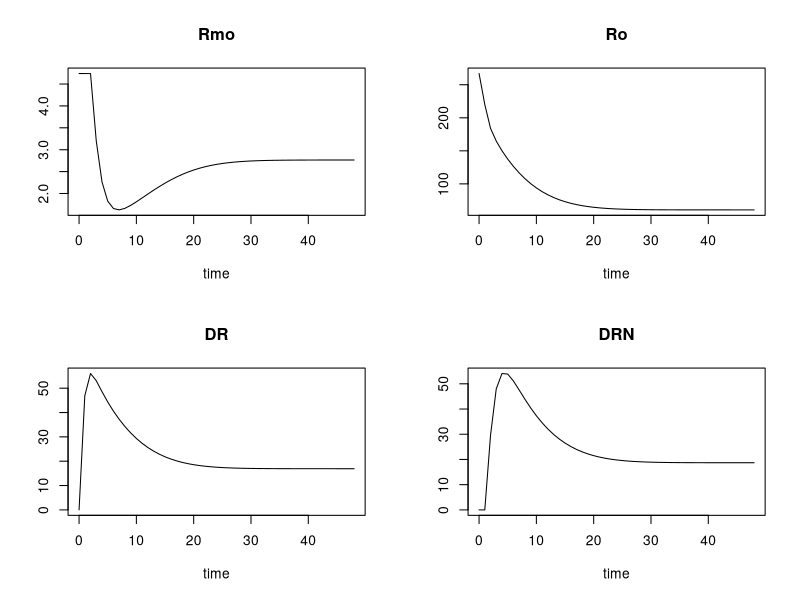

Generate this figure with R:
## ---- chunk 1
library("deSolve")

D <- (20 * 1000)/374.471
parameters <- c(Ks_rm = 2.90, ic50_rm = 26.2, Kon = 0.00329, Kt = 0.63, Kre = 0.57, Rf = 0.49, Kd_R = 0.0572, Kd_Rm = 0.612, Ks_r = 3.22, D = D)
state <- c(Rmo = 4.74, Ro = 267, DR = 0, DRN = 0)
times <- seq(0, 48,  by = 1)

Grd_model <- function(t, y, parms){
  with(as.list(c(parms, y)),{
    Rmo.delta <- Ks_rm * (1-(DRN / (ic50_rm + DRN)))- Kd_Rm * Rmo
    R.delta <- Ks_r *  Rmo + Rf * Kre * DRN - Kon * D * Ro - Kd_R * Ro
    DR.delta <- Kon * D * Ro - Kt * DR
    DRN.delta <- Kt * DR - Kre * DRN

        return(list(c(Rmo.delta, R.delta, DR.delta, DRN.delta)))
       })
}

out <- ode(times = times, y = state,   parms = parameters, func = Grd_model, method = "euler")

plot(out)
